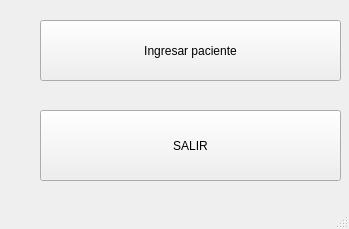
<?xml version="1.0" encoding="UTF-8"?>
<ui version="4.0">
 <class>MainWindow</class>
 <widget class="QMainWindow" name="MainWindow">
  <property name="geometry">
   <rect>
    <x>0</x>
    <y>0</y>
    <width>349</width>
    <height>229</height>
   </rect>
  </property>
  <property name="windowTitle">
   <string>MainWindow</string>
  </property>
  <widget class="QWidget" name="centralwidget">
   <widget class="QPushButton" name="boton_ingresar">
    <property name="geometry">
     <rect>
      <x>40</x>
      <y>20</y>
      <width>301</width>
      <height>61</height>
     </rect>
    </property>
    <property name="text">
     <string>Ingresar paciente</string>
    </property>
   </widget>
   <widget class="QPushButton" name="boton_salir">
    <property name="geometry">
     <rect>
      <x>40</x>
      <y>110</y>
      <width>301</width>
      <height>71</height>
     </rect>
    </property>
    <property name="text">
     <string>SALIR</string>
    </property>
   </widget>
  </widget>
  <widget class="QMenuBar" name="menubar">
   <property name="geometry">
    <rect>
     <x>0</x>
     <y>0</y>
     <width>349</width>
     <height>21</height>
    </rect>
   </property>
  </widget>
  <widget class="QStatusBar" name="statusbar"/>
 </widget>
 <resources/>
 <connections/>
</ui>
